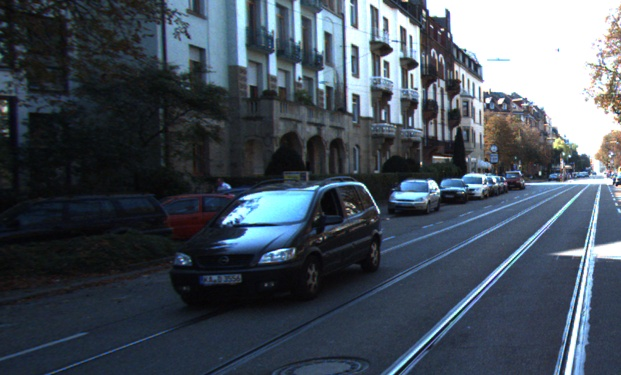
#> input picture left.jpg, 621 x 375 px
$ python main.py
#> lines starting #> are read from the running program, lines starting #| are printed output that depends on the picture
import numpy as np
import cv2
import matplotlib.pyplot as plt

img = cv2.imread('left.jpg')[...,::-1]/255.0
noise =  np.random.normal(loc=0, scale=1, size=img.shape)

# noise overlaid over image
noisy = np.clip((img + noise*.1),0,1)
noisy2 = np.clip((img + noise*0.4),0,1)
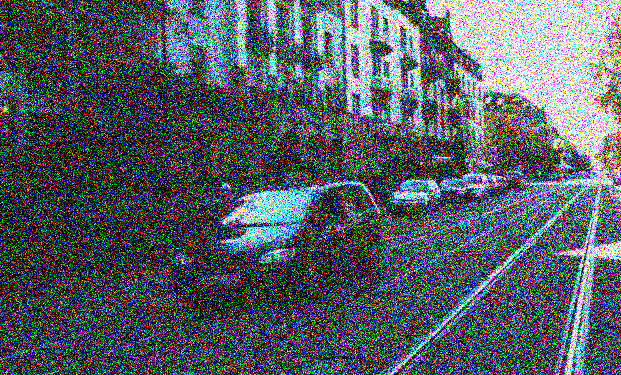
#> noisy2: shape (375, 621, 3) float64; mean R, G, B 0.337, 0.365, 0.393

# noise multiplied by image:
# whites can go to black but blacks cannot go to white
noisy2mul = np.clip((img*(1 + noise*0.2)),0,1)
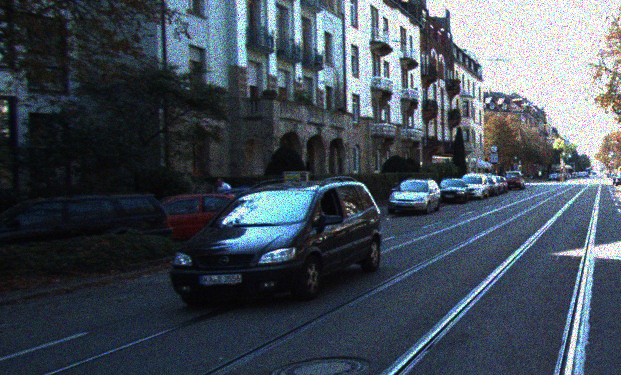
#> noisy2mul: shape (375, 621, 3) float64; mean R, G, B 0.27, 0.308, 0.349
noisy4mul = np.clip((img*(1 + noise*0.4)),0,1)
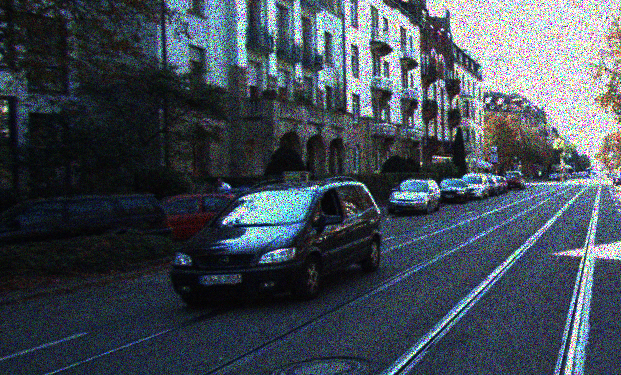
#> noisy4mul: shape (375, 621, 3) float64; mean R, G, B 0.263, 0.299, 0.337

noisy2mul = np.clip((img*(1 + noise*0.2)),0,1)
noisy4mul = np.clip((img*(1 + noise*0.4)),0,1)

# noise multiplied by bottom and top half images,
# whites stay white blacks black, noise is added to center
img2 = img*2
n2 = np.clip(np.where(img2 <= 1, (img2*(1 + noise*0.2)), (1-img2+1)*(1 + noise*0.2)*-1 + 2)/2, 0,1)
n4 = np.clip(np.where(img2 <= 1, (img2*(1 + noise*0.4)), (1-img2+1)*(1 + noise*0.4)*-1 + 2)/2, 0,1)
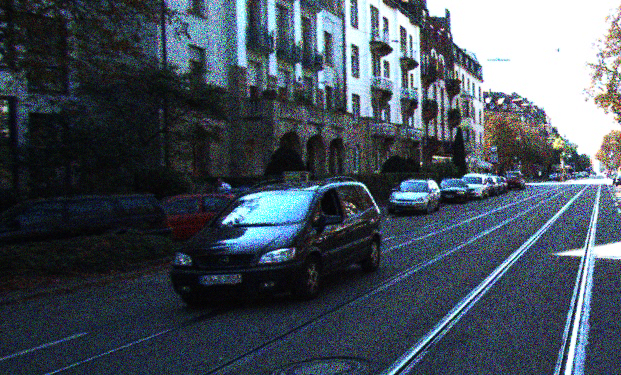
#> n4: shape (375, 621, 3) float64; mean R, G, B 0.277, 0.316, 0.359


# norm noise for viz only
noise2 = (noise - noise.min())/(noise.max()-noise.min())
plt.figure(figsize=(20,20))
plt.imsave('leftnoise.jpg', noisy)
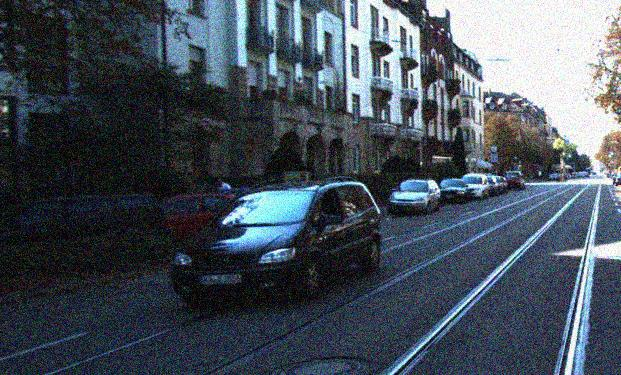
#> saved as leftnoise.jpg: shape (375, 621, 3); mean R, G, B 70.9, 80.4, 90.6
#plt.imshow(np.vstack((np.hstack((img, noise2)),
                      #np.hstack((noisy, noisy2))))),
                      #np.hstack((noisy2mul, noisy4mul)),
                      #np.hstack((n2, n4)))))
plt.show()
plt.hist(noise.ravel(), bins=100)
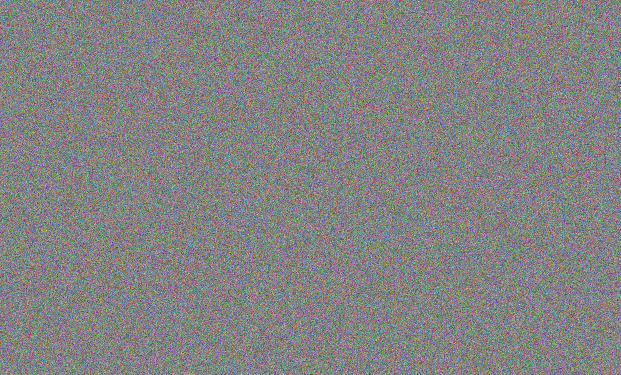
#> noise: shape (375, 621, 3) float64; mean of channels 0, 1, 2 0.00276, 0.00359, 0.000427; drawn with min black and max white
plt.show()
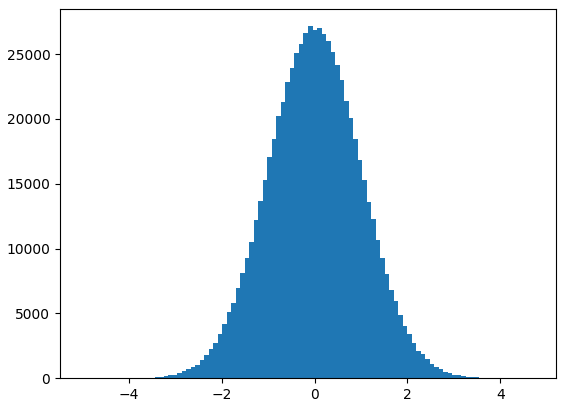
#> figure drawn by matplotlib, 1 panel; tallest bar 27158 high, from x = -0.143 to -0.0456

$ run again, with 000000_10.png saved as left.jpg
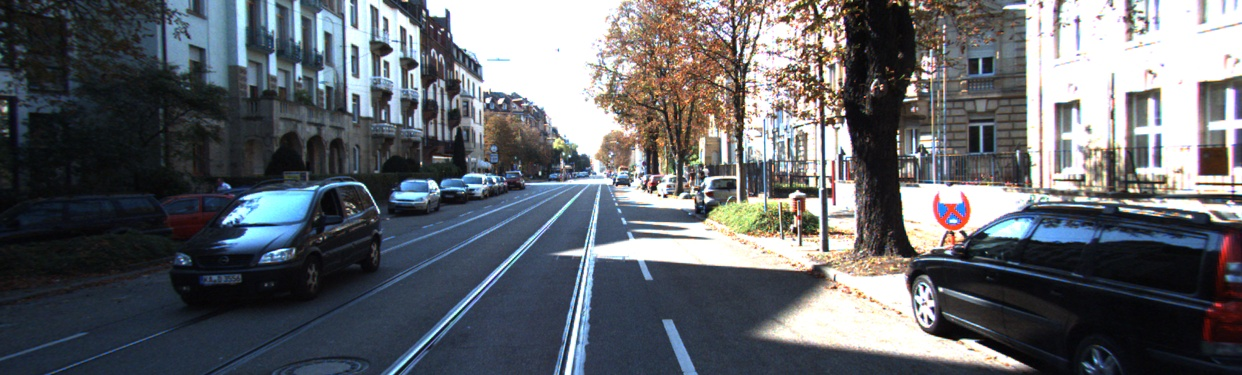
#> input picture 000000_10.png, 1242 x 375 px
#> `plt.hist(noise.ravel(), bins=100)`:
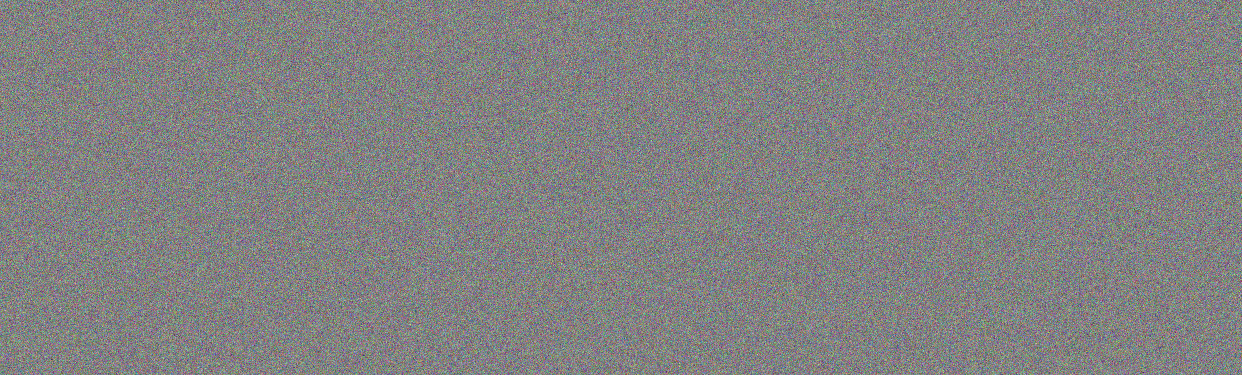
#> noise: shape (375, 1242, 3) float64; mean of channels 0, 1, 2 -0.000532, 0.00228, 0.000996; drawn with min black and max white
#> `plt.show()`:
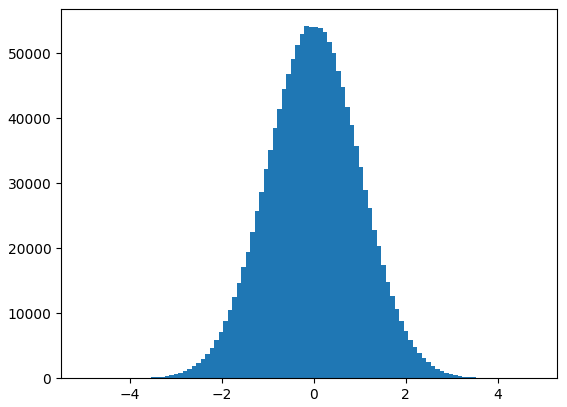
#> figure drawn by matplotlib, 1 panel; tallest bar 54198 high, from x = -0.201 to -0.103
